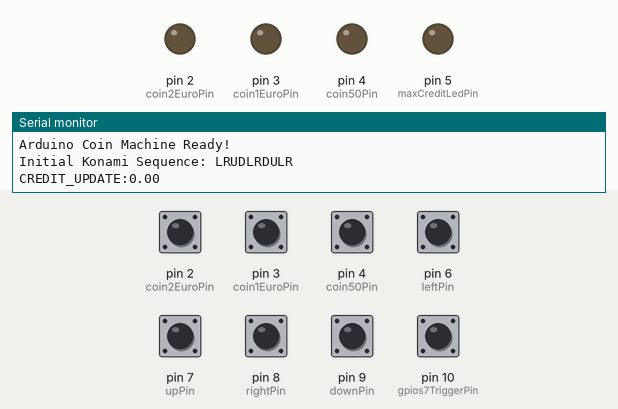
Bench run of a sketch on a simulated Arduino Uno, built with avr-gcc and run on an emulated ATmega328P. Parts: output pins drawn as LEDs (lit = HIGH), the last lines printed to the serial monitor. Inputs (shaded band) come from the test bench; at power-on: pin 2 (coin2EuroPin), pin 3 (coin1EuroPin), pin 4 (coin50Pin), pin 6 (leftPin), pin 7 (upPin), pin 8 (rightPin), pin 9 (downPin), pin 10 (gpios7TriggerPin) HIGH.

Above: at 1.2 s.
1.3 s: pin 3 (coin1EuroPin) pulled LOW for 1 s
At 3.5 s:
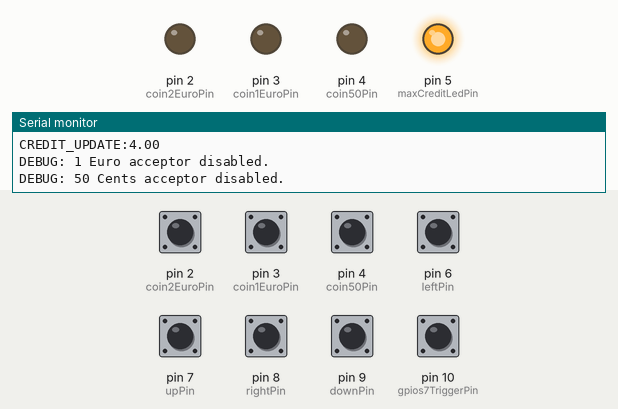
4.0 s: pin 10 (gpios7TriggerPin) pulled LOW for 0.15 s
At 5.2 s:
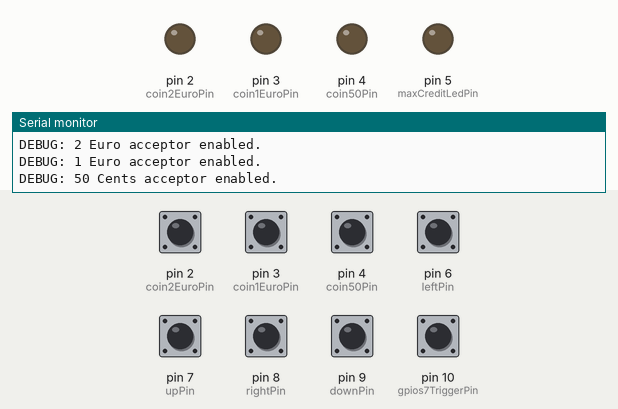
Timing chart, 0 to 7.0 s (numbered marks = the images above; inputs shaded):
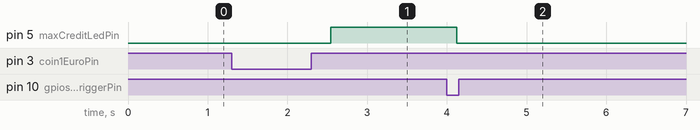

Measured:
- after the input at 1.3 s, pin 5 (maxCreditLedPin): LOW → HIGH after 1.2 s
- after the input at 4.0 s, pin 5 (maxCreditLedPin): HIGH → LOW after 0.12 s

The sketch:

booth.ino
```cpp
// Arduino Sketch: Coin Machine Controller with Sequence, Set Credit, GPIO7 Logic & Credit Expiry

// --- Pin Definitions ---
const int coin50Pin = 4;    // Digital pin for 50 cents coin (INPUT_PULLUP)
const int coin1EuroPin = 3;   // Digital pin for 1 Euro coin (INPUT_PULLUP)
const int coin2EuroPin = 2;   // Digital pin for 2 Euro coin (INPUT_PULLUP)
const int maxCreditLedPin = 5;  // Digital pin for Max Credit/Locked indicator (OUTPUT)
const int gpios7TriggerPin = 10; // Digital pin for specific HTTP call trigger (INPUT_PULLUP)

// Directional button pins
const int leftPin = 6;
const int upPin = 7;
const int rightPin = 8;
const int downPin = 9;

// --- Coin Values ---
const float value50Cents = 0.50;
const float value1Euro = 1.00;
const float value2Euro = 2.00;
const float creditDeductionAmount = 4.00; // Amount to subtract on GPIO 7 trigger
const float maxCreditThreshold = 4.00; // 4 Euros, also the sequence target

// --- Global Variables ---
float currentCredit = 0.00;
bool lockedByWindows = false; // True if Windows has sent a LOCK_COUNT command
bool coin50AcceptorEnabled = true;
bool coin1EuroAcceptorEnabled = true;
bool coin2EuroAcceptorEnabled = true;

// --- Debounce Variables ---
unsigned long lastDebounceTimeCoin50 = 0;
unsigned long lastDebounceTimeCoin1Euro = 0;
unsigned long lastDebounceTimeCoin2Euro = 0;
unsigned long lastDebounceTimeGpio7 = 0;
unsigned long lastDebounceTimeLeft = 0;
unsigned long lastDebounceTimeUp = 0;
unsigned long lastDebounceTimeRight = 0;
unsigned long lastDebounceTimeDown = 0;

const unsigned long debounceDelay = 100; // milliseconds

String incomingCommand = ""; // Buffer for incoming serial data

// --- Sequence Variables ---
String konamiSequence = "LRUDLRDULR"; // Default 10-button example sequence
String inputSequenceBuffer = "";
const int maxSequenceBufferLength = 20; // Max length to store recent presses

// --- NEW: Credit Expiry Variables ---
unsigned long lastCreditActivityTime = 0; // Stores millis() when credit was last active/changed (and was < 4€)
const unsigned long creditExpiryInterval = 10 * 60 * 1000UL; // 10 minutes in milliseconds

void setup() {
  Serial.begin(9600); // Initialize serial communication

  // Configure input pins with internal pull-up resistors
  pinMode(coin50Pin, INPUT_PULLUP);
  pinMode(coin1EuroPin, INPUT_PULLUP);
  pinMode(coin2EuroPin, INPUT_PULLUP);
  pinMode(gpios7TriggerPin, INPUT_PULLUP);
  pinMode(leftPin, INPUT_PULLUP);
  pinMode(upPin, INPUT_PULLUP);
  pinMode(rightPin, INPUT_PULLUP);
  pinMode(downPin, INPUT_PULLUP);

  // Configure output pin for max credit/locked indicator
  pinMode(maxCreditLedPin, OUTPUT);
  digitalWrite(maxCreditLedPin, LOW); // Start with indicator off

  Serial.println("Arduino Coin Machine Ready!");
  Serial.print("Initial Konami Sequence: ");
  Serial.println(konamiSequence);

  lastCreditActivityTime = millis(); // Initialize credit activity timer
  sendCreditUpdate(); // Send initial credit
}

void manageCoinAcceptors() {
  // --- 2 Euro Coin ---
  bool shouldEnable2Euro = !lockedByWindows && (currentCredit + value2Euro <= maxCreditThreshold);
  if (shouldEnable2Euro && !coin2EuroAcceptorEnabled) {
    pinMode(coin2EuroPin, INPUT_PULLUP);
    coin2EuroAcceptorEnabled = true;
    Serial.println("DEBUG: 2 Euro acceptor enabled.");
  } else if (!shouldEnable2Euro && coin2EuroAcceptorEnabled) {
    pinMode(coin2EuroPin, OUTPUT);
    digitalWrite(coin2EuroPin, LOW);
    coin2EuroAcceptorEnabled = false;
    Serial.println("DEBUG: 2 Euro acceptor disabled.");
  }

  // --- 1 Euro Coin ---
  bool shouldEnable1Euro = !lockedByWindows && (currentCredit + value1Euro <= maxCreditThreshold);
  if (shouldEnable1Euro && !coin1EuroAcceptorEnabled) {
    pinMode(coin1EuroPin, INPUT_PULLUP);
    coin1EuroAcceptorEnabled = true;
    Serial.println("DEBUG: 1 Euro acceptor enabled.");
  } else if (!shouldEnable1Euro && coin1EuroAcceptorEnabled) {
    pinMode(coin1EuroPin, OUTPUT);
    digitalWrite(coin1EuroPin, LOW);
    coin1EuroAcceptorEnabled = false;
    Serial.println("DEBUG: 1 Euro acceptor disabled.");
  }

  // --- 50 Cents Coin ---
  bool shouldEnable50Cents = !lockedByWindows && (currentCredit + value50Cents <= maxCreditThreshold);
  if (shouldEnable50Cents && !coin50AcceptorEnabled) {
    pinMode(coin50Pin, INPUT_PULLUP);
    coin50AcceptorEnabled = true;
    Serial.println("DEBUG: 50 Cents acceptor enabled.");
  } else if (!shouldEnable50Cents && coin50AcceptorEnabled) {
    pinMode(coin50Pin, OUTPUT);
    digitalWrite(coin50Pin, LOW);
    coin50AcceptorEnabled = false;
    Serial.println("DEBUG: 50 Cents acceptor disabled.");
  }
}

void loop() {
  manageCoinAcceptors();
  // --- Check Coin Inputs ---
  checkCoinInput(coin50Pin, value50Cents, &lastDebounceTimeCoin50, coin50AcceptorEnabled);
  checkCoinInput(coin1EuroPin, value1Euro, &lastDebounceTimeCoin1Euro, coin1EuroAcceptorEnabled);
  checkCoinInput(coin2EuroPin, value2Euro, &lastDebounceTimeCoin2Euro, coin2EuroAcceptorEnabled);

  // --- Check GPIO 7 Trigger Input (with credit deduction) ---
  checkGpio7Trigger();

  // --- Check Directional Button Inputs ---
  checkDirectionalInput(leftPin, 'L', &lastDebounceTimeLeft);
  checkDirectionalInput(upPin, 'U', &lastDebounceTimeUp);
  checkDirectionalInput(rightPin, 'R', &lastDebounceTimeRight);
  checkDirectionalInput(downPin, 'D', &lastDebounceTimeDown);

  // --- After any directional input, check for sequence match ---
  checkKonamiSequence();

  // --- Check for Credit Expiry ---
  checkCreditExpiry();

  // --- Update Max Credit/Locked Indicator (GPIO 6) ---
  updateMaxCreditIndicator();

  // --- Process Incoming Serial Commands from Windows ---
  readSerialCommands();
}

// Function to handle individual coin inputs
void checkCoinInput(int pin, float value, unsigned long* lastDebounceVar, bool isEnabled) {
  if (!isEnabled) {
    return;
  }
  if (digitalRead(pin) == LOW) {
      currentCredit += value;
     // if (currentCredit > maxCreditThreshold) {
     //   currentCredit = maxCreditThreshold;
     // }
      Serial.print("DEBUG: Coin detected: "); Serial.print(value);
      Serial.print(", New Credit: "); Serial.println(currentCredit);
      sendCreditUpdate();
      updateCreditActivityTime(); // Update timer if credit is below max threshold
      delay(300);

  } else {
    *lastDebounceVar = millis();
  }
}

// Function to handle GPIO 7 trigger input
void checkGpio7Trigger() {
  if (digitalRead(gpios7TriggerPin) == LOW) {
    if (millis() - lastDebounceTimeGpio7 > debounceDelay) {
      lastDebounceTimeGpio7 = millis();

      if (currentCredit >= creditDeductionAmount) {
        currentCredit -= creditDeductionAmount;
        Serial.print("DEBUG: "); Serial.print(creditDeductionAmount, 2);
        Serial.println(" Euros subtracted by GPIO 7 trigger.");
        sendCreditUpdate();
        updateCreditActivityTime(); // Update timer if credit is below max threshold
        Serial.println("GPIO7_TRIGGERED"); // Always send this for the HTTP call
      } else {
        Serial.print("DEBUG: Not enough credit ("); Serial.print(currentCredit, 2);
        Serial.print("€) to subtract "); Serial.print(creditDeductionAmount, 2);
        Serial.println("€ on GPIO 7 trigger.");
      }
    }
  } else {
    lastDebounceTimeGpio7 = millis();
  }
}

// Function to handle directional button inputs
void checkDirectionalInput(int pin, char buttonChar, unsigned long* lastDebounceVar) {
  if (digitalRead(pin) == LOW) {
    if (millis() - *lastDebounceVar > debounceDelay) {
      *lastDebounceVar = millis();
      addCharToSequenceBuffer(buttonChar);
      Serial.print("DEBUG: Directional button pressed: "); Serial.println(buttonChar);
    }
  } else {
    *lastDebounceVar = millis();
  }
}

// Adds a character to the rolling sequence buffer
void addCharToSequenceBuffer(char c) {
  inputSequenceBuffer += c;
  if (inputSequenceBuffer.length() > maxSequenceBufferLength) {
    inputSequenceBuffer = inputSequenceBuffer.substring(1);
  }
}

// Checks if the input buffer contains the konami sequence at its end
void checkKonamiSequence() {
  if (konamiSequence.length() > 0 && inputSequenceBuffer.endsWith(konamiSequence)) {
    Serial.println("DEBUG: Konami Sequence Matched!");
    currentCredit = maxCreditThreshold; // Set credit to 4 Euros
    sendCreditUpdate();
    // No need to update lastCreditActivityTime here, as credit is now >= maxCreditThreshold
    inputSequenceBuffer = ""; // Clear buffer to prevent immediate re-trigger
  }
}

// NEW: Function to check if credit has expired
void checkCreditExpiry() {
  if (!lockedByWindows && currentCredit < maxCreditThreshold) { // Only expire if not locked and below max threshold
    if (millis() - lastCreditActivityTime >= creditExpiryInterval) {
      Serial.println("DEBUG: Credit expired! Resetting to 0.00.");
      currentCredit = 0.00;
      sendCreditUpdate();
      lastCreditActivityTime = millis(); // Reset activity time after expiry
    }
  }
}

// NEW: Function to update the lastCreditActivityTime if credit is below threshold
void updateCreditActivityTime() {
  if (currentCredit < maxCreditThreshold) {
    lastCreditActivityTime = millis();
  }
}

// Function to update the state of the max credit/locked indicator (GPIO 6)
void updateMaxCreditIndicator() {
  if (lockedByWindows || currentCredit >= maxCreditThreshold) {
    digitalWrite(maxCreditLedPin, HIGH); // Turn on indicator
  } else {
    digitalWrite(maxCreditLedPin, LOW);  // Turn off indicator
  }
}

// Function to send current credit to Windows
void sendCreditUpdate() {
  char buffer[10];
  dtostrf(currentCredit, 4, 2, buffer);
  Serial.print("CREDIT_UPDATE:");
  Serial.println(buffer);
}

// Function to read and process incoming serial commands
void readSerialCommands() {
  while (Serial.available()) {
    char inChar = (char)Serial.read();
    incomingCommand += inChar;
    if (inChar == '\n') {
      processSerialCommand(incomingCommand);
      incomingCommand = "";
    }
  }
}

// Function to process a single serial command
void processSerialCommand(String command) {
  command.trim();
  Serial.print("DEBUG: Received command from Windows: "); Serial.println(command);

  if (command.startsWith("SET_CREDIT:")) {
    String creditStr = command.substring(command.indexOf(":") + 1);
    float newCredit = creditStr.toFloat();
    if (newCredit >= 0.00) {
      currentCredit = newCredit;
      sendCreditUpdate();
      updateCreditActivityTime(); // Update timer if credit is below max threshold
      Serial.print("ACK: Credit set to: "); Serial.println(currentCredit, 2);
    } else {
      Serial.println("ACK: SET_CREDIT: Invalid credit value (must be >= 0).");
    }
  } else if (command.startsWith("SET_SEQUENCE:")) {
    String newSequence = command.substring(command.indexOf(":") + 1);
    if (newSequence.length() > 0) {
      konamiSequence = newSequence;
      inputSequenceBuffer = "";
      Serial.print("ACK: Sequence Updated to: "); Serial.println(konamiSequence);
    } else {
      Serial.println("ACK: SET_SEQUENCE: Invalid sequence provided (empty).");
    }
  } else if (command == "LOCK_COUNT") {
    lockedByWindows = true;
    Serial.println("ACK: System Locked.");
  } else if (command == "UNLOCK_COUNT") {
    lockedByWindows = false;
    // When unlocked, if credit is below max, restart the expiry timer
    if (currentCredit < maxCreditThreshold) {
      lastCreditActivityTime = millis();
    }
    Serial.println("ACK: System Unlocked.");
  } else if (command == "RESET_CREDIT") {
    currentCredit = 0.00;
    sendCreditUpdate();
    lastCreditActivityTime = millis(); // Reset activity time after reset
    Serial.println("ACK: Credit Reset.");
  } else {
    Serial.println("ACK: UNKNOWN_COMMAND");
  }
}
```
